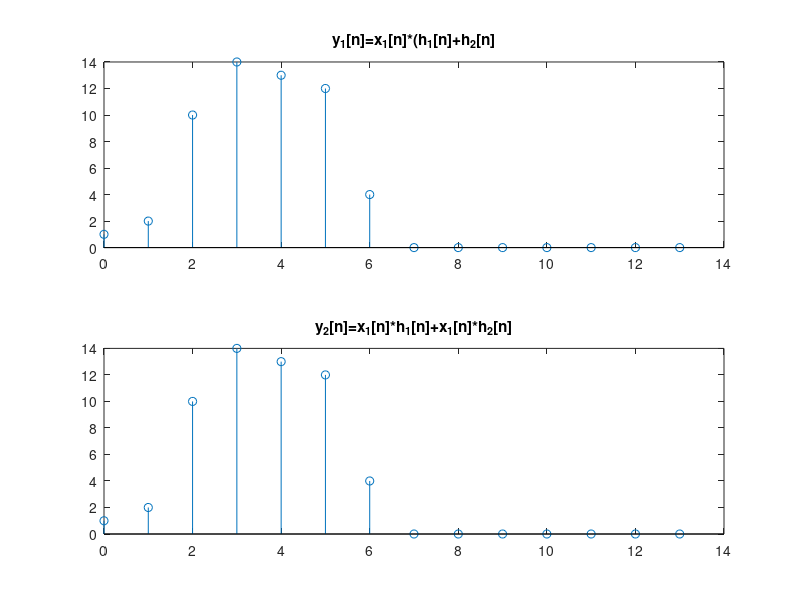

Write MATLAB code to recreate this figure.
% Problem 2.4(c)

x1 = [1 1 1 1 0 0 0 0 0 0];
nx1 = 0:1:9;

h1 = [1 -1 3 0 1];
h2 = [0 2 5 4 -1];
nh1 = 0:1:4;

y1 = conv(x1, h1+h2);
y2 = conv(x1, h1) + conv(x1, h2);
ny = nh1(1)+nx1(1):1:nh1(end)+nx1(end)

subplot(2,1,1), stem(ny, y1), title("y_1[n]=x_1[n]*(h_1[n]+h_2[n]");
subplot(2,1,2), stem(ny, y2), title("y_2[n]=x_1[n]*h_1[n]+x_1[n]*h_2[n]");

saveas(gcf, "plots/P2_4_c_out.png");
close;
